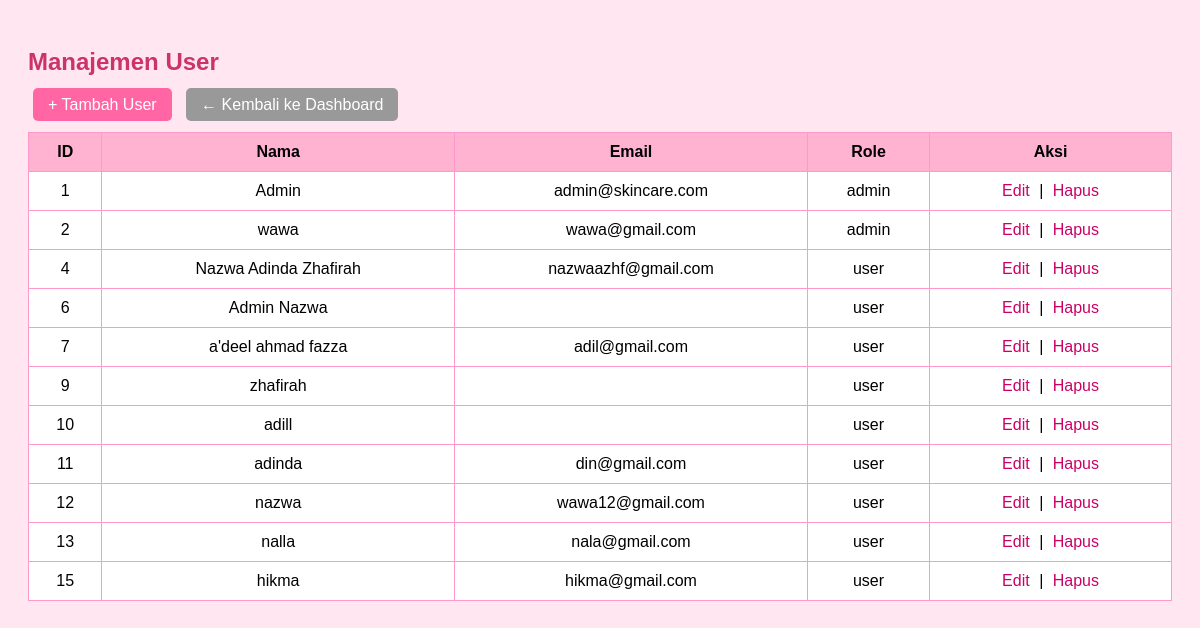
/admin/manajemen_user.php, run on the app's committed database.
### tables this page shows
CREATE TABLE `user` (
  `id_user` int(11) NOT NULL,
  `username` varchar(50) DEFAULT NULL,
  `nama` varchar(100) DEFAULT NULL,
  `email` varchar(100) DEFAULT NULL,
  `password` varchar(100) DEFAULT NULL,
  `role` enum('user','admin') DEFAULT 'user',
  `level` enum('admin','user') NOT NULL DEFAULT 'user',
  `alamat` text DEFAULT NULL
);

### admin/manajemen_user.php (the view, shortened to what this page needs)
<?php include("../koneksi.php"); ?>
<!DOCTYPE html>
<html lang="id">
<head>
</head>
<body>
    <h2>Manajemen User</h2>
    <a class="btn" href="tambah_user.php">+ Tambah User</a>
    <a class="btn back" href="dashboard.php">← Kembali ke Dashboard</a>
    <br><br>
    <table>
        <tr>
            <th>ID</th><th>Nama</th><th>Email</th><th>Role</th><th>Aksi</th>
        </tr>
        <?php
        $result = mysqli_query($conn, "SELECT * FROM user");
        while ($row = mysqli_fetch_assoc($result)) {
            echo "<tr>
                <td>{$row['id_user']}</td>
                <td>{$row['nama']}</td>
                <td>{$row['email']}</td>
                <td>{$row['role']}</td>
                <td>
                    <a href='edit_user.php?id_user={$row['id_user']}'>Edit</a> |
                    <a href='hapus_user.php?id_user={$row['id_user']}' onclick=\"return confirm('Yakin mau hapus?')\">Hapus</a>
                </td>
            </tr>";
        }
        ?>
    </table>
</body>
</html>

### admin/manajemen_user.php (style rules this page uses)
body { font-family: Arial, sans-serif; background-color: #ffe6f0; padding: 20px; }
h2 { color: #cc3366; }
table { width: 100%; border-collapse: collapse; background-color: white; }
th, td { border: 1px solid #ff99cc; padding: 10px; text-align: center; }
th { background-color: #ffb3d1; }
a { color: #cc0066; text-decoration: none; margin: 0 5px; }
.btn { padding: 8px 15px; background-color: #ff66a3; border: none; color: white; border-radius: 5px; cursor: pointer; margin-bottom: 10px; }
.back { background-color: #999; }

### data on the page
user: id_user "1", nama "Admin", email "admin@skincare.com", role "admin"
user: id_user "2", nama "wawa", email "wawa@gmail.com", role "admin"
user: id_user "4", nama "Nazwa Adinda Zhafirah", email "nazwaazhf@gmail.com", role "user"
user: id_user "6", nama "Admin Nazwa", role "user"
user: id_user "7", nama "a'deel ahmad fazza", email "adil@gmail.com", role "user"
user: id_user "9", nama "zhafirah", role "user"
user: id_user "10", nama "adill", role "user"
user: id_user "11", nama "adinda", email "din@gmail.com", role "user"
user: id_user "12", nama "nazwa", email "wawa12@gmail.com", role "user"
user: id_user "13", nama "nalla", email "nala@gmail.com", role "user"
user: id_user "15", nama "hikma", email "hikma@gmail.com", role "user"
